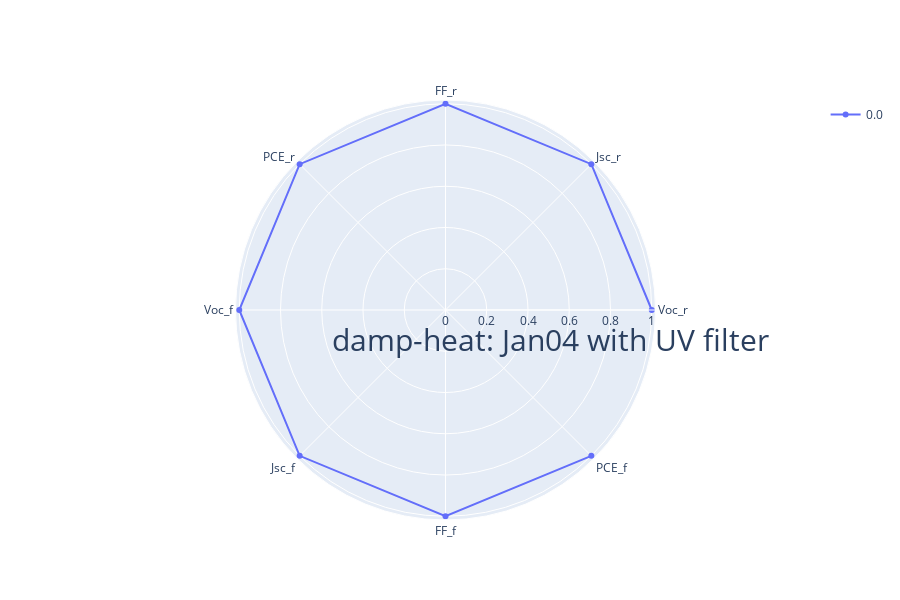
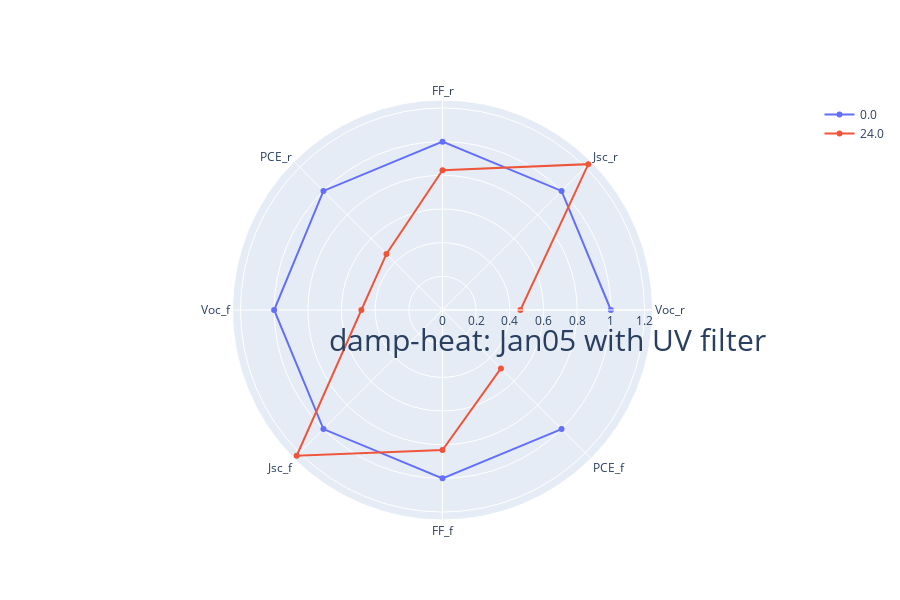
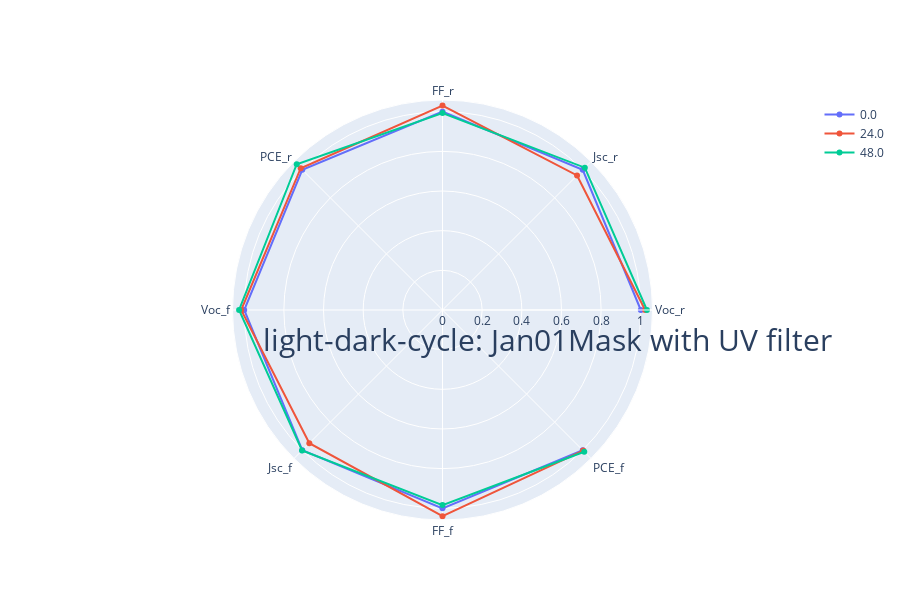
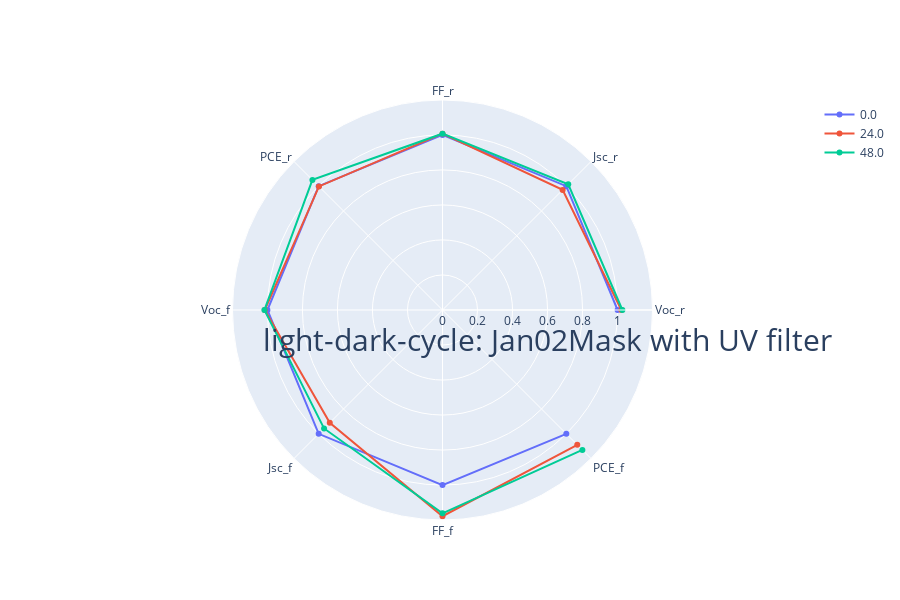

The cell these charts' notebook holds for them, in order:
### Markdown cell above
## Draw all cell performance change ratio

### Code cell
mf.draw_cell_performance(data)

### Figure 1 — Plotly figure (JSON) as saved in the notebook; plotly's stock layout.template omitted (floating-point values rounded to 4 significant figures)
{"data": [{"name": "0.0", "r": [1, 1, 1, 1, 1, 1, 1, 1], "theta": ["Voc_r", "Jsc_r", "FF_r", "PCE_r", "Voc_f", "Jsc_f", "FF_f", "PCE_f"], "type": "scatterpolar"}], "layout": {"height": 600, "polar": {"radialaxis": {"title": {"font": {"size": 30}, "text": "damp-heat: Jan04 with UV filter"}, "visible": true}}, "showlegend": true}}

### Figure 2 — Plotly figure (JSON) as saved in the notebook; plotly's stock layout.template omitted (floating-point values rounded to 4 significant figures)
{"data": [{"name": "0.0", "r": [1, 1, 1, 1, 1, 1, 1, 1], "theta": ["Voc_r", "Jsc_r", "FF_r", "PCE_r", "Voc_f", "Jsc_f", "FF_f", "PCE_f"], "type": "scatterpolar"}, {"name": "24.0", "r": [0.4627, 1.225, 0.8305, 0.4708, 0.4819, 1.225, 0.8315, 0.4908], "theta": ["Voc_r", "Jsc_r", "FF_r", "PCE_r", "Voc_f", "Jsc_f", "FF_f", "PCE_f"], "type": "scatterpolar"}], "layout": {"height": 600, "polar": {"radialaxis": {"title": {"font": {"size": 30}, "text": "damp-heat: Jan05 with UV filter"}, "visible": true}}, "showlegend": true}}

### Figure 3 — Plotly figure (JSON) as saved in the notebook; plotly's stock layout.template omitted (floating-point values rounded to 4 significant figures)
{"data": [{"name": "0.0", "r": [1, 1, 1, 1, 1, 1, 1, 1], "theta": ["Voc_r", "Jsc_r", "FF_r", "PCE_r", "Voc_f", "Jsc_f", "FF_f", "PCE_f"], "type": "scatterpolar"}, {"name": "24.0", "r": [1.022, 0.9596, 1.031, 1.011, 1.015, 0.9496, 1.04, 1.003], "theta": ["Voc_r", "Jsc_r", "FF_r", "PCE_r", "Voc_f", "Jsc_f", "FF_f", "PCE_f"], "type": "scatterpolar"}, {"name": "48.0", "r": [1.031, 1.015, 0.9935, 1.04, 1.026, 1.002, 0.9838, 1.011], "theta": ["Voc_r", "Jsc_r", "FF_r", "PCE_r", "Voc_f", "Jsc_f", "FF_f", "PCE_f"], "type": "scatterpolar"}], "layout": {"height": 600, "polar": {"radialaxis": {"title": {"font": {"size": 30}, "text": "light-dark-cycle: Jan01Mask with UV filter"}, "visible": true}}, "showlegend": true}}

### Figure 4 — Plotly figure (JSON) as saved in the notebook; plotly's stock layout.template omitted (floating-point values rounded to 4 significant figures)
{"data": [{"name": "0.0", "r": [1, 1, 1, 1, 1, 1, 1, 1], "theta": ["Voc_r", "Jsc_r", "FF_r", "PCE_r", "Voc_f", "Jsc_f", "FF_f", "PCE_f"], "type": "scatterpolar"}, {"name": "24.0", "r": [1.021, 0.9702, 1.007, 0.9979, 1.015, 0.9105, 1.178, 1.089], "theta": ["Voc_r", "Jsc_r", "FF_r", "PCE_r", "Voc_f", "Jsc_f", "FF_f", "PCE_f"], "type": "scatterpolar"}, {"name": "48.0", "r": [1.027, 1.016, 1.007, 1.051, 1.017, 0.9566, 1.161, 1.13], "theta": ["Voc_r", "Jsc_r", "FF_r", "PCE_r", "Voc_f", "Jsc_f", "FF_f", "PCE_f"], "type": "scatterpolar"}], "layout": {"height": 600, "polar": {"radialaxis": {"title": {"font": {"size": 30}, "text": "light-dark-cycle: Jan02Mask with UV filter"}, "visible": true}}, "showlegend": true}}
